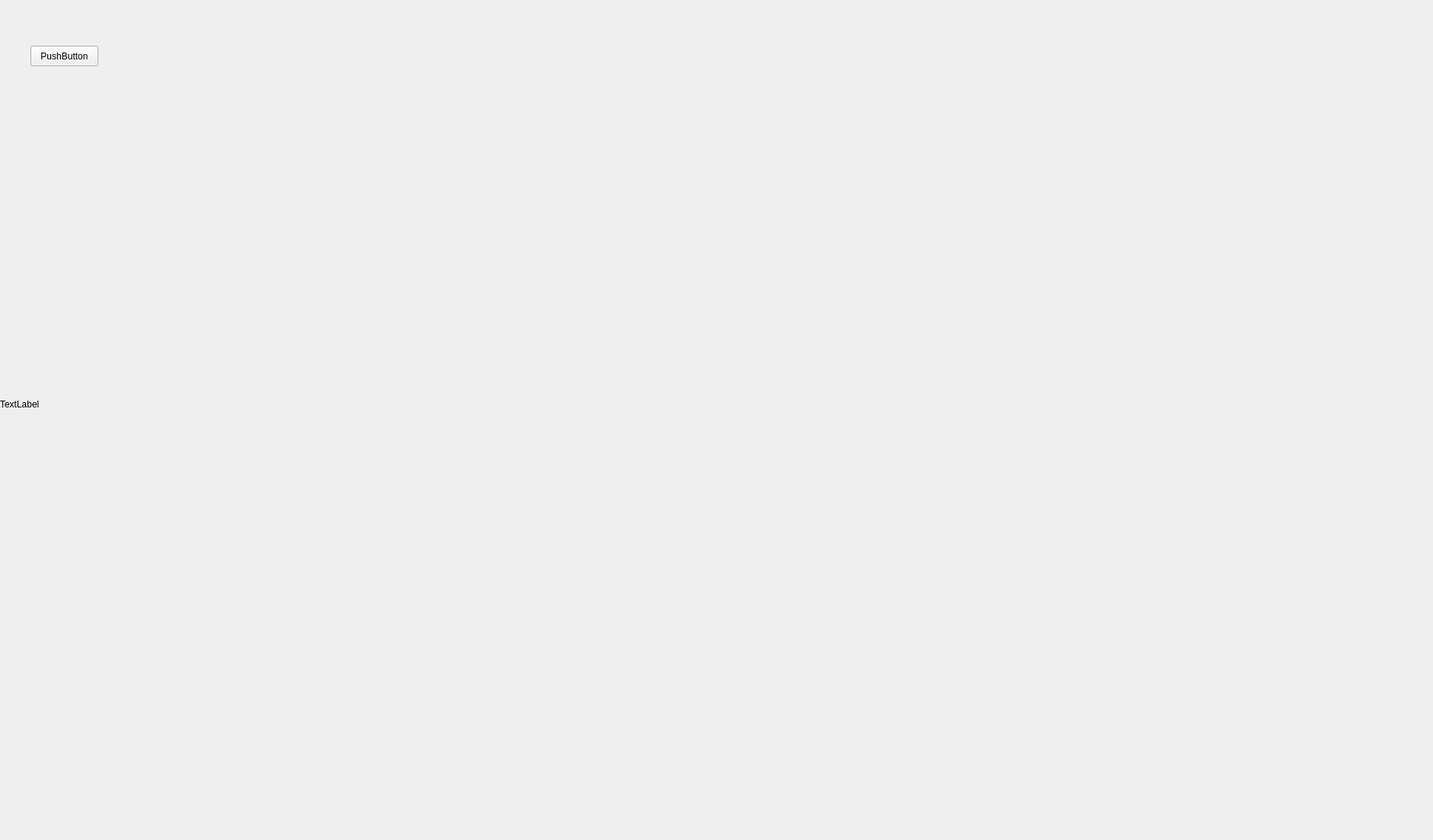
<?xml version="1.0" encoding="UTF-8"?>
<ui version="4.0">
 <class>secondInterface</class>
 <widget class="QWidget" name="secondInterface">
  <property name="geometry">
   <rect>
    <x>0</x>
    <y>0</y>
    <width>1881</width>
    <height>1103</height>
   </rect>
  </property>
  <property name="windowTitle">
   <string>Form</string>
  </property>
  <widget class="QPushButton" name="pushButton">
   <property name="geometry">
    <rect>
     <x>40</x>
     <y>60</y>
     <width>89</width>
     <height>27</height>
    </rect>
   </property>
   <property name="text">
    <string>PushButton</string>
   </property>
  </widget>
  <widget class="QLabel" name="label">
   <property name="geometry">
    <rect>
     <x>0</x>
     <y>0</y>
     <width>1801</width>
     <height>1061</height>
    </rect>
   </property>
   <property name="text">
    <string>TextLabel</string>
   </property>
  </widget>
  <zorder>label</zorder>
  <zorder>pushButton</zorder>
 </widget>
 <resources/>
 <connections/>
</ui>
